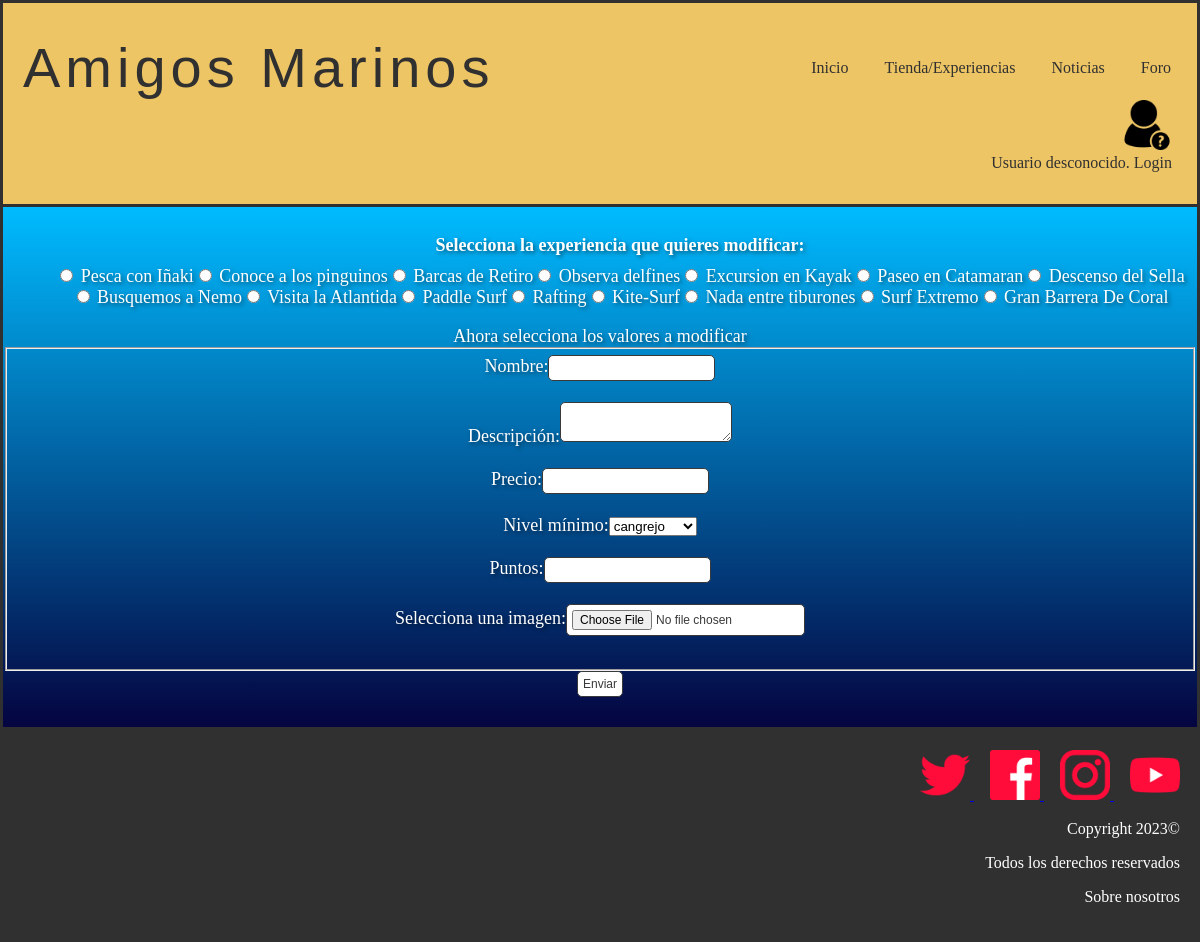
The page /modificarExperiencia.php on the database its author committed.
### tables this page shows
CREATE TABLE IF NOT EXISTS `experiencias` (
  `nombre` varchar(25) NOT NULL,
  `id` int(11) NOT NULL AUTO_INCREMENT,
  `descripcion` text NOT NULL,
  `precio` float NOT NULL,
  `nivelminimo` int(11) NOT NULL,
  `puntos` int(11) NOT NULL,
  `imagen` varchar(50) NOT NULL,
  PRIMARY KEY (`id`),
  KEY `nivelminimo` (`nivelminimo`)
);

### includes/Experiencia.php (called while the page is built, shortened)
<?php
class Experiencia {
    private $nombre;
    private $id;
    private $descripcion;
    private $precio;
    private $puntos;
    private $urlImagen;
    private function __construct($id = null , $descripcion, $precio,$nivelminimo, $urlImagen, $nombre,$puntos)
    {
        $this->id = $id;
        $this->descripcion = $descripcion;
        $this->nombre = $nombre;
        $this->precio = $precio;
        $this->urlImagen = $urlImagen;
        $this->puntos=$puntos;
    }
    public static function cargarExperiencias(){
        $experiencias = [];
        $conn=Aplicacion::getInstance()->getConexionBd();
        $query = "SELECT * FROM experiencias ORDER BY nivelminimo";
        $resultado = mysqli_query($conn, $query);
        if(mysqli_num_rows($resultado) > 0){
            $i = 0;
            while($fila = $resultado->fetch_assoc()){
                $experiencias[$i] = new Experiencia($fila["id"], $fila["descripcion"], $fila["precio"], $fila["nivelminimo"], $fila["imagen"], $fila["nombre"],$fila['puntos']);
                $i++;
            }
            return $experiencias;
        }
        else{
            return false;
        }
    }
    public function getId()
    {
        return $this->id;
    }
    public function getNombre()
    {
        return $this->nombre;
    }
    public function getPuntos()
    {
        return $this->puntos;
    }
    public function getDescripcion(){
        return $this->descripcion;
    }
    public function getImagen(){
        return $this->urlImagen;
    }
    public function getPrecio(){
        return $this->precio;
    }
}
?>

### includes/level.php (called while the page is built, shortened)
<?php
class level{
    private $nombre;
    private function __construct($numero,$nombre,$minimo,$maximo){
        $this->nombre = $nombre;
    }
    public static function getAllLevels(){
        $levels=[];
        $conn = Aplicacion::getInstance()->getConexionBd();
        $query = sprintf("SELECT * FROM nivel");
        $rs = $conn->query($query);
        if(mysqli_num_rows($rs) > 0){
            $i = 0;
            while($fila = $rs->fetch_assoc()){
                $levels[$i] = new level($fila['numero'], $fila['nombre'], $fila['minimo'], $fila['maximo']);
                $i++;
            }
            return $levels;
        }
       return false;
    }
    public function getNombre(){
        return $this->nombre;
    }
}
?>

### modificarExperiencia.php (the view, shortened to what this page needs)
<?php
    require_once __DIR__.'/includes/Experiencia.php';
    require_once './includes/level.php';
?>
<!DOCTYPE html>
<html>
    <head>
        <link href= "./css/style.css" rel="stylesheet" type="text/css">
    </head>
    <body>
        <?php
            require ('./includes/comun/cabecera.php');
        ?>
        <main>
                <div class="container">
                    <div class="exp">
                        <ul class="modificarExp">
                            <?php
                                $experiencias = Experiencia::cargarExperiencias();
                                if(empty($experiencias)){
                                    echo '<h2>No hay experiencias en la tienda</h2>';
                                }
                                else{
                                    echo '<form action="validarEdicion.php?es=experiencia" method="post"  enctype="multipart/form-data">';
                                    echo '<label>Selecciona la experiencia que quieres modificar:</label>';
                                        foreach($experiencias as $e){
                                            $id = $e->getId();
                                    $nombre = $e->getNombre();
                                    $descripcion = $e->getDescripcion();
                                    $precio = $e->getPrecio();
                                    $puntos=$e->getPuntos();
                                    $imagen = $e->getImagen();
                                    echo "<li><input type='radio' name='experiencia' value='". $id ."' data-nombre='". $nombre ."' data-descripcion='". $descripcion ."' data-precio='". $precio ."' data-imagen='". $imagen ."'data-puntos='". $puntos ."'> ". $nombre ."</li>";
                                        }
                        echo '</ul>';
                                    echo '<label>Ahora selecciona los valores a modificar</label>';
                                    echo '<fieldset>';
                                    echo '<label for="nombre">Nombre:</label>';
                                    echo '<input type="text" name="nombre" id="nombre"><br><br>';
                                    echo '<label for="descripcion">Descripción:</label>';
                                    echo '<textarea name="descripcion" id="descripcion"></textarea><br><br>';
                                    echo '<label for="precio">Precio:</label>';
                                    echo '<input type="number"  inputmode="decimal" name="precio" id="precio" step="0.01" min="0"><br><br>';
                                    echo '<label for="nivelminimo">Nivel mínimo:</label>';
                                    echo '<select name ="nivelminimo" id="nivelminimo">';
                                    $levels=level::getAllLevels();
                                    foreach($levels as $level){
                                        echo '<option value="'.$level->getNombre().'">'.$level->getNombre().'</option>';
                                    }
                                    echo'</select> <br><br>';
                                    echo '<label for="puntos">Puntos:</label>';
                                    echo '<input type="number" name="puntos" id="puntos"><br><br>';
                                    echo '<label for="imagen">Selecciona una imagen:</label>';
                                    echo '<input type="file" name="imagen" id="imagen"><br><br>';
                                    echo '</fieldset>';
                                    echo '<input type="submit" value="Enviar">';
                                }
                        ?>
                    </div>
                </div>
                <?php
                    require('./includes/comun/pie.php');
                ?>
        </main>
    </body>
</html>

### css/style.css (style rules this page uses)
body { color: white; background-color: white; text-align: center; margin: auto; }
.container { background-image: linear-gradient(to bottom,#00bbff, #040440); border: 3px solid #303030; padding-top: 10px; padding-bottom: 20px; }
input[type="text"], input[type="email"], input::placeholder, input[type="password"],textarea,input[type="number"],input[type="password"] { background-color: transparent; border: none; font-size: 25px; border-bottom: 2px solid #fff; color: #fff; text-align: center; text-shadow: 2px 2px 4px rgba(0, 0, 0, 0.5); }
.modificarExp li { color:white; list-style: none; text-align: center; font-weight:500; font-size: large; display: inline-block; }
.modificarExp label { font-size: 18px; font-weight: bold; display: block; margin-bottom: 10px; }
.exp { color:white; text-shadow: 2px 2px 4px rgba(0, 0, 0, 0.5); font-weight:500; font-size: 18px; display: block; margin-bottom: 10px; }
.exp input { border: 1px solid #393939; border-radius: 5px 5px 5px 5px; color: #393939; font-size: 12px; padding: 5px; background: white; cursor: pointer; }
.exp textarea { background: white; border: 1px solid #393939; border-radius: 5px 5px 5px 5px; color: black; font-size: 12px; padding: 5px; cursor: pointer; }
#nombre { text-decoration: underline; }

### rows shown on the page
experiencias: nombre "Pesca con Iñaki"
experiencias: nombre "Conoce a los pinguinos"
experiencias: nombre "Barcas de Retiro"
experiencias: nombre "Observa delfines"
experiencias: nombre "Excursion en Kayak"
experiencias: nombre "Paseo en Catamaran"
experiencias: nombre "Descenso del Sella"
experiencias: nombre "Busquemos a Nemo"
experiencias: nombre "Visita la Atlantida"
experiencias: nombre "Paddle Surf"
experiencias: nombre "Rafting"
experiencias: nombre "Kite-Surf"
experiencias: nombre "Nada entre tiburones"
experiencias: nombre "Surf Extremo"
experiencias: nombre "Gran Barrera De Coral"

### other values the page prints
form field nivelminimo "cangrejo"
